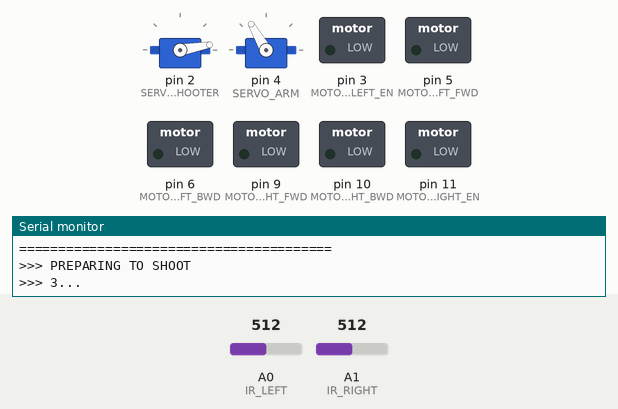
Simulated run of this sketch. Board: Arduino Uno, built with avr-gcc and run on an emulated ATmega328P. Parts: 2 × servo, switched loads named in the sketch (green lamp = pin HIGH), the last lines printed to the serial monitor. Inputs (shaded band) come from the test bench; at power-on: A0 (IR_LEFT) = 512, A1 (IR_RIGHT) = 512. At 27.8 s the program stops and its outputs stay as they are.

Above: at 3.2 s.
3.3 s: A0 (IR_LEFT) set to 490
At 8.1 s:
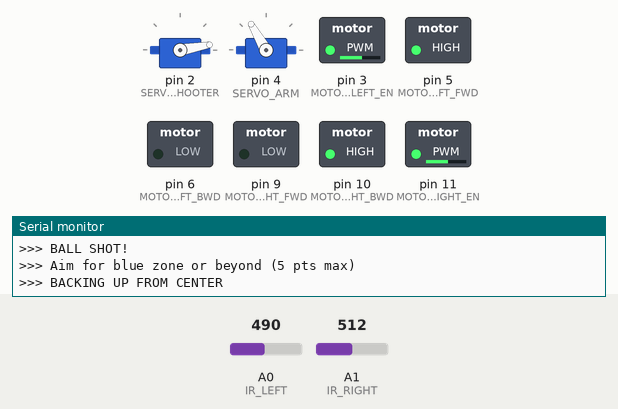
At 12.0 s:
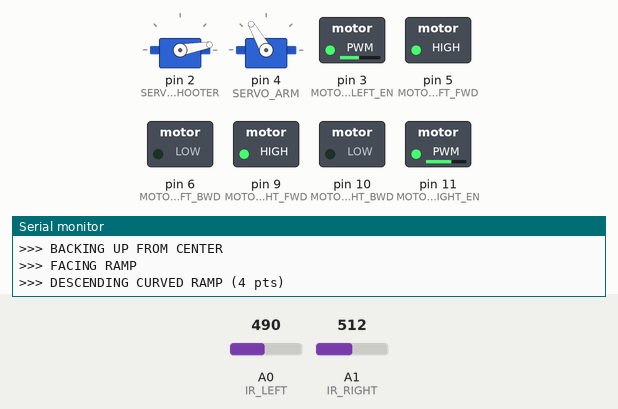
12.3 s: A1 (IR_RIGHT) set to 486
At 17.5 s:
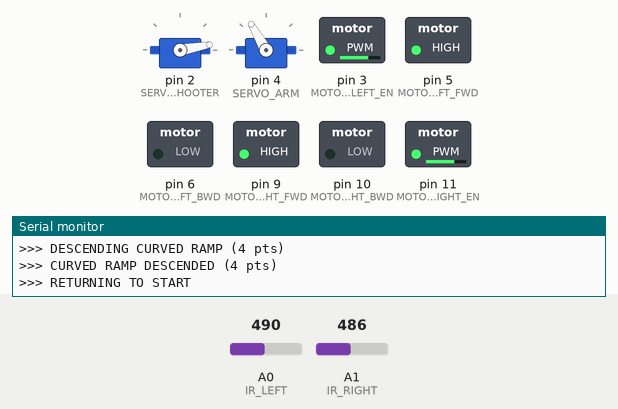
Timing chart, 0 to 29.0 s (numbered marks = the images above; inputs shaded):
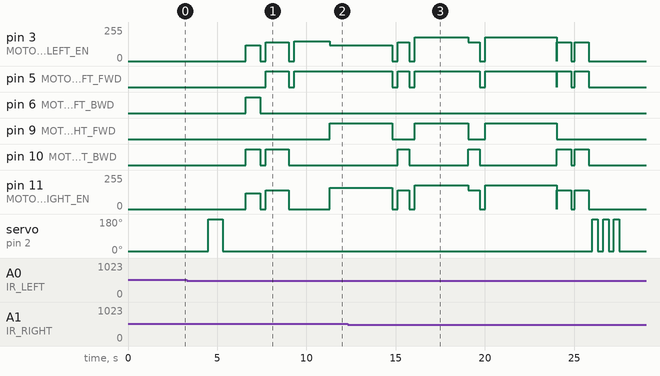

Measured:
- the behaviour switches between 500 and 499 on A1 (IR_RIGHT) (found by bisection; images 2 and 3)
- after the input at 3.3 s, pin 9 (MOTOR_RIGHT_FWD): LOW → HIGH after 8.0 s instead of 6.0 s

The sketch:

GREEN_STAGE3_ShootAndReturn.ino
```cpp
/*
 * ========================================
 * GREEN PATH - STAGE 3: SHOOT BALL & RETURN
 * ========================================
 *
 * MISSION:
 * 1. Shoot ball from center position
 * 2. Aim for maximum distance (blue zone = 3 pts, beyond = 5 pts!)
 * 3. Descend ramp (curved = 4 pts)
 * 4. Return to start position
 *
 * UPLOAD THIS AT: Black center circle (ball position)
 *
 * SCORING:
 * + Shoot ball (1-5 pts based on distance):
 *   - Green zone: 1 pt
 *   - Red zone: 2 pts
 *   - Blue zone: 3 pts
 *   - Beyond blue (not touching wall): 5 pts
 *   - Touching wall: 3 pts
 * + Descend curved ramp: 4 pts
 *
 * STRATEGY: Maximum power for maximum distance!
 * ========================================
 */

#include <Servo.h>

// ============ PIN CONFIGURATION ============
#define MOTOR_LEFT_FWD 5
#define MOTOR_LEFT_BWD 6
#define MOTOR_RIGHT_FWD 9
#define MOTOR_RIGHT_BWD 10
#define MOTOR_LEFT_EN 3
#define MOTOR_RIGHT_EN 11

#define IR_LEFT A0
#define IR_RIGHT A1

#define SERVO_SHOOTER 2  // Servo for shooting mechanism
#define SERVO_ARM 4      // Keep arm servo for stability

// ============ SHOOTING CONFIGURATION ============
#define SHOOTER_READY_ANGLE 10    // Ready position (calibrate!)
#define SHOOTER_PUSH_ANGLE 180    // Full push (calibrate!)
#define SHOOT_DELAY 800           // How long to hold push position

// ============ SPEED SETTINGS ============
#define SPEED_NORMAL 180
#define SPEED_RAMP_DOWN 160

// ============ RAMP CONFIGURATION ============
#define USE_CURVED_RAMP true  // Match your stage 1 setting!

// ============ CALIBRATION ============
#define LINE_THRESHOLD 500
#define TURN_90_TIME 650

// ============ GLOBAL OBJECTS ============
Servo shooterServo;
Servo armServo;

// ============ SETUP ============
void setup() {
  Serial.begin(115200);

  // Motor pins
  pinMode(MOTOR_LEFT_FWD, OUTPUT);
  pinMode(MOTOR_LEFT_BWD, OUTPUT);
  pinMode(MOTOR_RIGHT_FWD, OUTPUT);
  pinMode(MOTOR_RIGHT_BWD, OUTPUT);
  pinMode(MOTOR_LEFT_EN, OUTPUT);
  pinMode(MOTOR_RIGHT_EN, OUTPUT);

  // Sensors
  pinMode(IR_LEFT, INPUT);
  pinMode(IR_RIGHT, INPUT);

  // Servos
  shooterServo.attach(SERVO_SHOOTER);
  armServo.attach(SERVO_ARM);

  // Initialize positions
  shooterServo.write(SHOOTER_READY_ANGLE);
  armServo.write(120); // Arm up

  Serial.println("========================================");
  Serial.println("GREEN PATH - STAGE 3: SHOOT & RETURN");
  Serial.println("Preparing to shoot ball...");
  Serial.println("========================================");

  delay(2000); // Give time to position robot if needed
}

// ============ MAIN PROGRAM ============
void loop() {
  // Execute final mission
  stage3_ShootBall();
  stage3_BackUp();
  stage3_DescendRamp();
  stage3_ReturnToStart();

  // Mission complete!
  stopMotors();
  Serial.println("========================================");
  Serial.println("GREEN PATH COMPLETE!!!");
  Serial.println("FULL MISSION ACCOMPLISHED!");
  Serial.println("========================================");

  // Victory dance!
  celebrateVictory();

  while(1); // Halt
}

// ============ MISSION FUNCTIONS ============

void stage3_ShootBall() {
  Serial.println(">>> PREPARING TO SHOOT");

  // Ensure we're stable
  stopMotors();
  delay(500);

  // Position shooter mechanism
  shooterServo.write(SHOOTER_READY_ANGLE);
  delay(500);

  Serial.println(">>> 3...");
  delay(500);
  Serial.println(">>> 2...");
  delay(500);
  Serial.println(">>> 1...");
  delay(500);
  Serial.println(">>> FIRE!!!");

  // SHOOT! - Full power push
  shooterServo.write(SHOOTER_PUSH_ANGLE);
  delay(SHOOT_DELAY);

  // Return to ready position
  shooterServo.write(SHOOTER_READY_ANGLE);
  delay(300);

  Serial.println(">>> BALL SHOT!");
  Serial.println(">>> Aim for blue zone or beyond (5 pts max)");

  delay(1000); // Let ball settle
}

void stage3_BackUp() {
  Serial.println(">>> BACKING UP FROM CENTER");

  // Back up to clear target area
  moveBackward(120);
  delay(800);
  stopMotors();
  delay(300);

  // Turn around (180 degrees)
  pivotRight();
  delay(TURN_90_TIME * 2);
  stopMotors();
  delay(300);

  Serial.println(">>> FACING RAMP");
}

void stage3_DescendRamp() {
  if (USE_CURVED_RAMP) {
    descendCurvedRamp();
  } else {
    descendStraightRamp();
  }
}

void descendStraightRamp() {
  Serial.println(">>> DESCENDING STRAIGHT RAMP (2 pts)");

  // Navigate back to ramp
  followLine(SPEED_NORMAL);
  delay(2000);

  // Descend with controlled speed
  moveForward(SPEED_RAMP_DOWN);
  delay(3000);
  stopMotors();

  Serial.println(">>> RAMP DESCENDED");
}

void descendCurvedRamp() {
  Serial.println(">>> DESCENDING CURVED RAMP (4 pts)");

  // Navigate back to ramp
  followLine(SPEED_NORMAL);
  delay(2000);

  // Descend curve with differential steering (opposite of ascent)
  digitalWrite(MOTOR_LEFT_FWD, HIGH);
  digitalWrite(MOTOR_LEFT_BWD, LOW);
  digitalWrite(MOTOR_RIGHT_FWD, HIGH);
  digitalWrite(MOTOR_RIGHT_BWD, LOW);
  analogWrite(MOTOR_LEFT_EN, SPEED_RAMP_DOWN - 40); // Less power for curve
  analogWrite(MOTOR_RIGHT_EN, SPEED_RAMP_DOWN);

  delay(3500); // Calibrate for your ramp!
  stopMotors();
  delay(300);

  Serial.println(">>> CURVED RAMP DESCENDED (4 pts)");
}

void stage3_ReturnToStart() {
  Serial.println(">>> RETURNING TO START");

  // Turn back onto green path
  turnRight90();
  delay(300);

  // Follow green path back
  followLine(SPEED_NORMAL);
  delay(3000);

  // Turn onto black main path
  turnRight90();
  delay(300);

  // Follow black line to start
  followLine(SPEED_NORMAL);
  delay(4000);

  stopMotors();
  Serial.println(">>> START POSITION REACHED");
}

// ============ MOTOR CONTROL ============

void moveForward(int speed) {
  digitalWrite(MOTOR_LEFT_FWD, HIGH);
  digitalWrite(MOTOR_LEFT_BWD, LOW);
  digitalWrite(MOTOR_RIGHT_FWD, HIGH);
  digitalWrite(MOTOR_RIGHT_BWD, LOW);
  analogWrite(MOTOR_LEFT_EN, speed);
  analogWrite(MOTOR_RIGHT_EN, speed);
}

void moveBackward(int speed) {
  digitalWrite(MOTOR_LEFT_FWD, LOW);
  digitalWrite(MOTOR_LEFT_BWD, HIGH);
  digitalWrite(MOTOR_RIGHT_FWD, LOW);
  digitalWrite(MOTOR_RIGHT_BWD, HIGH);
  analogWrite(MOTOR_LEFT_EN, speed);
  analogWrite(MOTOR_RIGHT_EN, speed);
}

void pivotRight() {
  digitalWrite(MOTOR_LEFT_FWD, HIGH);
  digitalWrite(MOTOR_LEFT_BWD, LOW);
  digitalWrite(MOTOR_RIGHT_FWD, LOW);
  digitalWrite(MOTOR_RIGHT_BWD, HIGH);
  analogWrite(MOTOR_LEFT_EN, 140);
  analogWrite(MOTOR_RIGHT_EN, 140);
}

void turnRight90() {
  pivotRight();
  delay(TURN_90_TIME);
  stopMotors();
}

void stopMotors() {
  analogWrite(MOTOR_LEFT_EN, 0);
  analogWrite(MOTOR_RIGHT_EN, 0);
  digitalWrite(MOTOR_LEFT_FWD, LOW);
  digitalWrite(MOTOR_LEFT_BWD, LOW);
  digitalWrite(MOTOR_RIGHT_FWD, LOW);
  digitalWrite(MOTOR_RIGHT_BWD, LOW);
}

// ============ LINE FOLLOWING ============

void followLine(int speed) {
  int leftSensor = analogRead(IR_LEFT);
  int rightSensor = analogRead(IR_RIGHT);

  if (leftSensor < LINE_THRESHOLD && rightSensor < LINE_THRESHOLD) {
    moveForward(speed);
  }
  else if (leftSensor >= LINE_THRESHOLD && rightSensor < LINE_THRESHOLD) {
    digitalWrite(MOTOR_LEFT_FWD, LOW);
    digitalWrite(MOTOR_LEFT_BWD, LOW);
    digitalWrite(MOTOR_RIGHT_FWD, HIGH);
    digitalWrite(MOTOR_RIGHT_BWD, LOW);
    analogWrite(MOTOR_LEFT_EN, 0);
    analogWrite(MOTOR_RIGHT_EN, speed - 30);
  }
  else if (leftSensor < LINE_THRESHOLD && rightSensor >= LINE_THRESHOLD) {
    digitalWrite(MOTOR_LEFT_FWD, HIGH);
    digitalWrite(MOTOR_LEFT_BWD, LOW);
    digitalWrite(MOTOR_RIGHT_FWD, LOW);
    digitalWrite(MOTOR_RIGHT_BWD, LOW);
    analogWrite(MOTOR_LEFT_EN, speed - 30);
    analogWrite(MOTOR_RIGHT_EN, 0);
  }
  else {
    moveForward(speed - 50);
  }
}

// ============ VICTORY CELEBRATION ============

void celebrateVictory() {
  Serial.println(">>> VICTORY CELEBRATION!");

  // Spin celebration
  for(int i = 0; i < 2; i++) {
    pivotRight();
    delay(800);
    stopMotors();
    delay(200);
  }

  // Shooter wave
  for(int i = 0; i < 3; i++) {
    shooterServo.write(SHOOTER_PUSH_ANGLE);
    delay(300);
    shooterServo.write(SHOOTER_READY_ANGLE);
    delay(300);
  }

  Serial.println(">>> WE ARE THE CHAMPIONS!");
}

/*
 * ========================================
 * SHOOTING MECHANISM NOTES
 * ========================================
 *
 * There are several ways to build the shooter:
 *
 * 1. SERVO PUSHER (Recommended - Simple & Reliable):
 *    - Servo arm pushes ball forward
 *    - Angle determines push force
 *    - Easy to control and calibrate
 *
 * 2. SPRING-LOADED CATAPULT:
 *    - Servo releases spring mechanism
 *    - More power but harder to control
 *    - Need to test release angle carefully
 *
 * 3. ROTATING ARM:
 *    - Servo rotates to "swat" the ball
 *    - Good for distance
 *    - Requires precise timing
 *
 * CALIBRATION TIPS:
 * - Test on actual target to measure distance
 * - Adjust SHOOTER_PUSH_ANGLE for more/less power
 * - Adjust SHOOT_DELAY for complete push
 * - Ball should land in blue zone (3 pts) minimum
 * - Aim for beyond blue (5 pts) without hitting wall
 *
 * ========================================
 */
```
